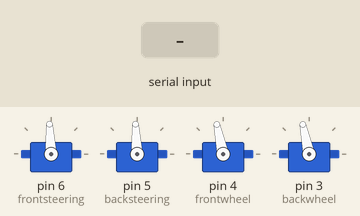
This sketch was run on a simulated Arduino Uno, built with avr-gcc and run on an emulated ATmega328P. Shown: 4 × servo. The test bench sets the inputs (shaded band).

Above: at 1.2 s.
1.3 s: "90 45 200\n" received over Serial
At 2.7 s:
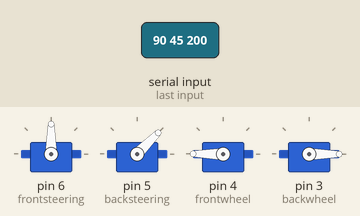
3.8 s: "30 150 10\n" received over Serial
At 5.9 s:
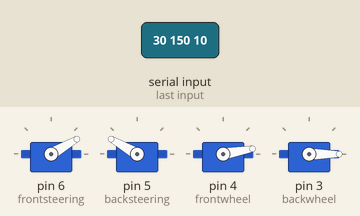
6.3 s: "90 45\n" received over Serial
At 7.6 s:
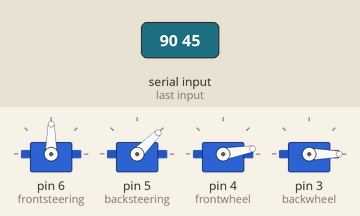
8.8 s: "30 150 10 200\n" received over Serial
At 11.0 s:
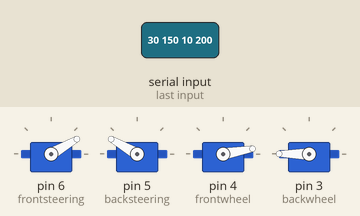
11.3 s: "30 150\n" received over Serial
At 12.7 s:
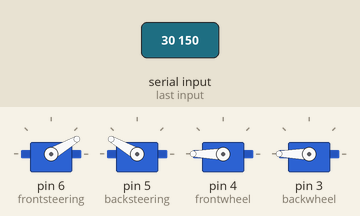
13.8 s: "5\n" received over Serial
At 15.6 s:
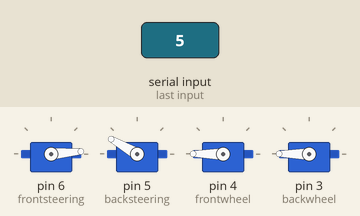
Timing chart, 0 to 17.1 s (numbered marks = the images above; inputs shaded):
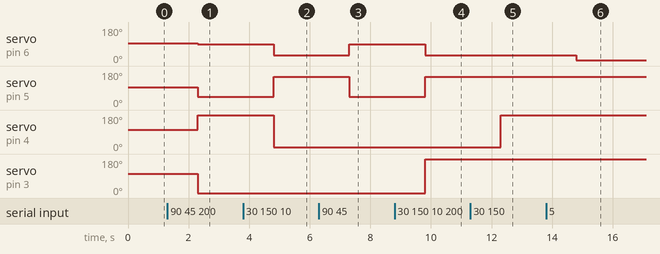

Measured:
- after the input at 1.3 s, servo on pin 6 (frontsteering): 93° → 90° after 1.0 s; servo on pin 5 (backsteering): 93° → 45° after 1.0 s; servo on pin 4 (frontwheel): 102° → 180° after 1.0 s; servo on pin 3 (backwheel): 102° → 0° after 1.0 s
- after the input at 3.8 s, servo on pin 6 (frontsteering): 90° → 30° after 1.0 s; servo on pin 5 (backsteering): 45° → 150° after 1.0 s; servo on pin 4 (frontwheel): 180° → 10° after 1.0 s
- after the input at 6.3 s, servo on pin 6 (frontsteering): 30° → 90° after 1.0 s; servo on pin 5 (backsteering): 150° → 45° after 1.0 s
- after the input at 8.8 s, servo on pin 6 (frontsteering): 90° → 30° after 1.0 s; servo on pin 5 (backsteering): 45° → 150° after 1.0 s; servo on pin 3 (backwheel): 0° → 180° after 1.0 s
- after the input at 11.3 s, servo on pin 4 (frontwheel): 10° → 180° after 1.0 s
- after the input at 13.8 s, servo on pin 6 (frontsteering): 30° → 5° after 1.0 s

The sketch:

asbir_arduino.ino
```cpp
#include <Servo.h>

Servo frontsteering;
Servo backsteering;

Servo frontwheel;
Servo backwheel;
//
int fs = 1500;
int bs = 1500;
int fw = 1600;
int bw = 1600;


String strs[20];
char buff[20];
String control = "1500 1500 1600 1600";
int StringCount = 0;

void setup (void)
{
  Serial.begin (9600);

  frontsteering.attach(6);
  backsteering.attach(5);

  frontwheel.attach(4);
  backwheel.attach(3);
}

void loop () {
  frontsteering.write(fs);
  backsteering.write(bs);
  frontwheel.write(fw);
  backwheel.write(bw);

//src: https://forum.arduino.cc/t/how-to-split-a-string-with-space-and-store-the-items-in-array/888813/8 usr:johnwasser
  if(Serial.available() > 0) {
    StringCount = 0;
    Serial.readBytes(buff, 20);
    Serial.flush();
    String str = String(buff);

    // Split the string into substrings
    while (str.length() > 0) {
      int index = str.indexOf(' ');
      if (index == -1) { // No space found
        strs[StringCount++] = str;
        break;
      }
      else {
        strs[StringCount++] = str.substring(0, index);
        str = str.substring(index+1);
      }
    }
///////////////////////////

    fs = strs[0].toInt();
    bs = strs[1].toInt();
    fw = strs[2].toInt();
    bw = strs[3].toInt();
  }
}
```
